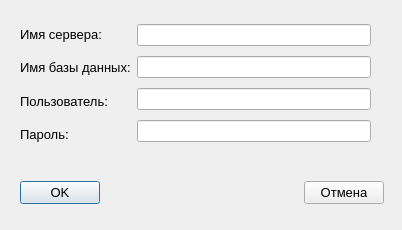
<?xml version="1.0" encoding="UTF-8"?>
<ui version="4.0">
 <class>SettingForm</class>
 <widget class="QDialog" name="SettingForm">
  <property name="geometry">
   <rect>
    <x>0</x>
    <y>0</y>
    <width>402</width>
    <height>230</height>
   </rect>
  </property>
  <property name="minimumSize">
   <size>
    <width>402</width>
    <height>230</height>
   </size>
  </property>
  <property name="maximumSize">
   <size>
    <width>402</width>
    <height>230</height>
   </size>
  </property>
  <property name="windowTitle">
   <string>Настройки</string>
  </property>
  <widget class="QWidget" name="layoutWidget">
   <property name="geometry">
    <rect>
     <x>20</x>
     <y>20</y>
     <width>351</width>
     <height>128</height>
    </rect>
   </property>
   <layout class="QHBoxLayout" name="horizontalLayout">
    <item>
     <layout class="QVBoxLayout" name="verticalLayout">
      <item>
       <widget class="QLabel" name="label">
        <property name="font">
         <font>
          <pointsize>10</pointsize>
         </font>
        </property>
        <property name="text">
         <string>Имя сервера:</string>
        </property>
       </widget>
      </item>
      <item>
       <widget class="QLabel" name="label_2">
        <property name="font">
         <font>
          <pointsize>10</pointsize>
         </font>
        </property>
        <property name="text">
         <string>Имя базы данных:</string>
        </property>
       </widget>
      </item>
      <item>
       <widget class="QLabel" name="label_3">
        <property name="font">
         <font>
          <pointsize>10</pointsize>
         </font>
        </property>
        <property name="text">
         <string>Пользователь:</string>
        </property>
       </widget>
      </item>
      <item>
       <widget class="QLabel" name="label_4">
        <property name="font">
         <font>
          <pointsize>10</pointsize>
         </font>
        </property>
        <property name="text">
         <string>Пароль:</string>
        </property>
       </widget>
      </item>
     </layout>
    </item>
    <item>
     <layout class="QVBoxLayout" name="verticalLayout_2">
      <item>
       <widget class="QLineEdit" name="EditHost"/>
      </item>
      <item>
       <widget class="QLineEdit" name="EditDB"/>
      </item>
      <item>
       <widget class="QLineEdit" name="EditLogin"/>
      </item>
      <item>
       <widget class="QLineEdit" name="EditPassword"/>
      </item>
     </layout>
    </item>
   </layout>
  </widget>
  <widget class="QWidget" name="layoutWidget">
   <property name="geometry">
    <rect>
     <x>20</x>
     <y>180</y>
     <width>364</width>
     <height>26</height>
    </rect>
   </property>
   <layout class="QHBoxLayout" name="horizontalLayout_2">
    <item>
     <widget class="QPushButton" name="pushButton">
      <property name="font">
       <font>
        <pointsize>10</pointsize>
       </font>
      </property>
      <property name="text">
       <string>OK</string>
      </property>
     </widget>
    </item>
    <item>
     <spacer name="horizontalSpacer">
      <property name="orientation">
       <enum>Qt::Horizontal</enum>
      </property>
      <property name="sizeType">
       <enum>QSizePolicy::Fixed</enum>
      </property>
      <property name="sizeHint" stdset="0">
       <size>
        <width>200</width>
        <height>20</height>
       </size>
      </property>
     </spacer>
    </item>
    <item>
     <widget class="QPushButton" name="pushButton_2">
      <property name="font">
       <font>
        <pointsize>10</pointsize>
       </font>
      </property>
      <property name="text">
       <string>Отмена</string>
      </property>
     </widget>
    </item>
   </layout>
  </widget>
 </widget>
 <resources/>
 <connections/>
</ui>
